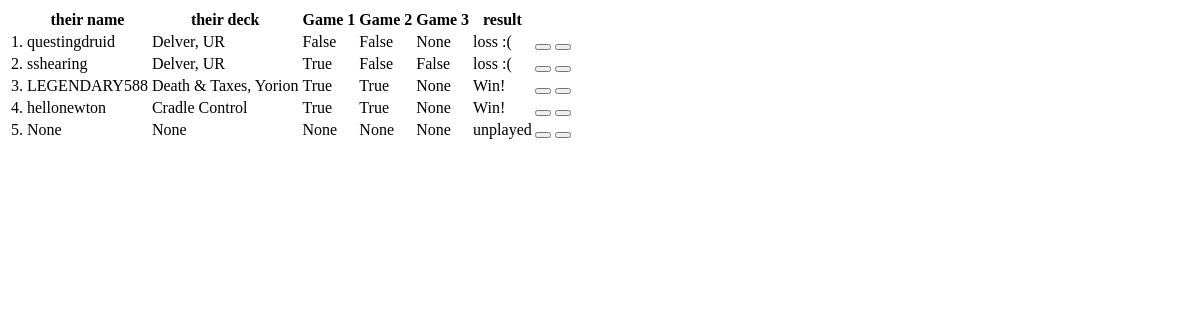
/40/get_matches_table, run on an earlier commit of the app's database.
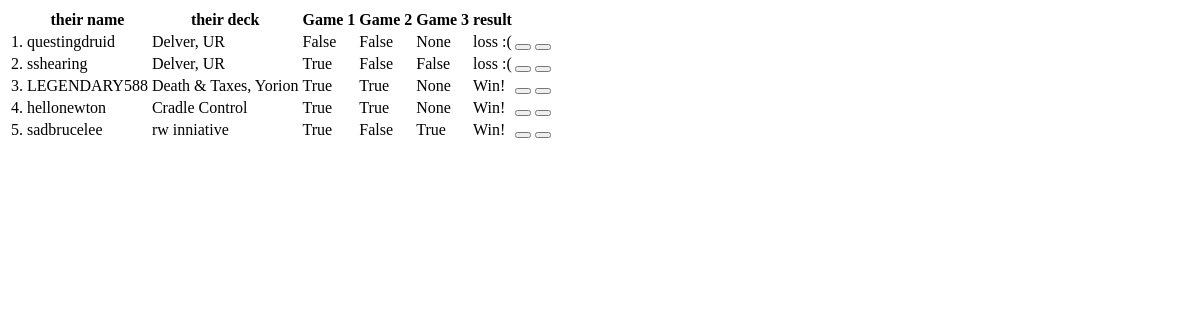
And on a later commit of the database.
### base/models.py (models this page shows, shortened)
class Match(models.Model):
    user = models.ForeignKey(User, null=True, on_delete=models.CASCADE)
    dateCreated = models.DateTimeField(default=timezone.now, null=True)
    mtgFormat = models.ForeignKey(MtgFormat, null=True, on_delete=models.CASCADE, related_name="mtgFormat")
    myDeck = models.ForeignKey(Deck, null=True, on_delete=models.CASCADE, related_name="mydeck")
    theirName = models.CharField(null=True, max_length=100)
    theirArchetype = models.ForeignKey(Archetype, verbose_name="Their Archetype", null=True, on_delete=models.CASCADE, related_name="theirarchetype")
    theirDeck = models.ForeignKey(Deck, verbose_name="Their Deck", null=True, on_delete=models.CASCADE, related_name="theirdeck")
    theirFlavor = models.ForeignKey(Flavor, verbose_name="Thier Flavor", null=True, on_delete=models.CASCADE, related_name="theirflavors")
    inLeagueNum = models.IntegerField(null=True)
    game1 = models.BooleanField(verbose_name='Win1', null=True, default=None, help_text="win")
    game2 = models.BooleanField(verbose_name='Win2', null=True, default=None)
    game3 = models.BooleanField(verbose_name='Win3', null=True, default=None)
    didjawin = models.BooleanField('Match Win', null=True, default=None)
    league = models.ForeignKey(League, null=True, on_delete=models.CASCADE, related_name="matches")

class Deck(models.Model):
    name = models.CharField(verbose_name="deck name", max_length=25)
    mtgFormat = models.ForeignKey(
        MtgFormat, null=True, on_delete=models.CASCADE)
    archetype = models.ForeignKey(
        Archetype, null=True, on_delete=models.CASCADE)
    dateCreated = models.DateTimeField(default=timezone.now)
    def __str__(self):
        return str(self.name)

### base/views.py (the view)
# urls.py: path('<int:league_pk>/get_matches_table', views.get_matches_table, name='get_matches_table'),
def get_matches_table(request, league_pk):
    league = League.objects.get(pk=league_pk)
    matches_list = league.matches.all()
    context = {
        "matches": matches_list
    }
    return render(request, 'base/partials/matches_table.html', context)

### base/models.py (called while the page is built)
    def __str__(self):
        return f'{self.name}'

### base/templates/base/partials/matches_table.html (shortened to what this page needs)
<table class="table table-hover matchtable">
    <thead>
        <th></th>
        <th>their name</th>
        <th>their deck</th>
        <th>Game 1</th>
        <th>Game 2</th>
        <th>Game 3</th>
        <th>result</th>
        <th></th>
        <th></th>
    </thead>
    <tbody>
        {% for match in matches %}
            <tr>
                <td>{{ match.inLeagueNum }}.</td>
                <td>{{ match.theirName }}</td>
                <td>{{ match.theirDeck }}{% if match.theirFlavor %}, {{match.theirFlavor}}{% endif %}</td>
                <td>{{ match.game1 }}</td>
                <td>{{ match.game2 }}</td>
                <td>{{ match.game3 }}</td>
                {% if match.didjawin == 1 %}
                    <td>Win!</td>
                {% elif match.didjawin == 0 %}
                    <td>loss :( </td>
                {% else %}
                    <td>unplayed</td>
                {% endif %}
                <td style="padding: 0;">
                    <button class='btn' hx-get="{% url 'edit_match' match.pk %}" hx-target="closest tr" hx-swap="outerHTML"></button>
                    <button class='btn' hx-get="{% url 'clear_match' match.pk %}" hx-confirm="clear match data?" hx-target="closest tr" hx-swap="outerHTML" ></svg></button>
                </td>
            </tr>
        {% endfor %}
    </tbody>
</table>

What changed in the data, as far as the page shows it:
changed Match: theirName "None" → "sadbrucelee"; theirDeck "None" → "rw inniative"; game1 "None" → "True"; game2 "None" → "False"; game3 "None" → "True"; didjawin "unplayed" → "Win!"
